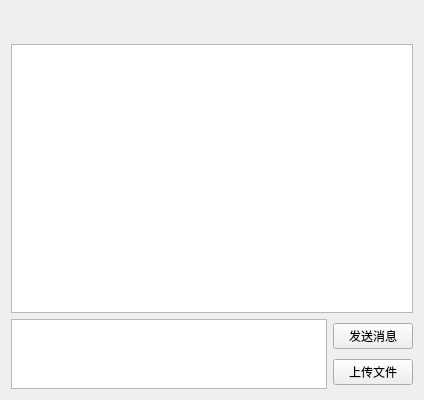
<?xml version="1.0" encoding="UTF-8"?>
<ui version="4.0">
 <class>privatechatwidget</class>
 <widget class="QWidget" name="privatechatwidget">
  <property name="geometry">
   <rect>
    <x>0</x>
    <y>0</y>
    <width>424</width>
    <height>400</height>
   </rect>
  </property>
  <property name="windowTitle">
   <string>Form</string>
  </property>
  <layout class="QVBoxLayout" name="verticalLayout_2" stretch="1,10,1">
   <item>
    <widget class="QLabel" name="friendName">
     <property name="text">
      <string/>
     </property>
    </widget>
   </item>
   <item>
    <widget class="QListWidget" name="msgOutput_LW"/>
   </item>
   <item>
    <layout class="QHBoxLayout" name="horizontalLayout">
     <item>
      <widget class="QPlainTextEdit" name="msginput_PTE"/>
     </item>
     <item>
      <layout class="QVBoxLayout" name="verticalLayout">
       <item>
        <widget class="QPushButton" name="send_PB">
         <property name="text">
          <string>发送消息</string>
         </property>
        </widget>
       </item>
       <item>
        <widget class="QPushButton" name="uploadFile_PB">
         <property name="text">
          <string>上传文件</string>
         </property>
        </widget>
       </item>
      </layout>
     </item>
    </layout>
   </item>
  </layout>
 </widget>
 <resources/>
 <connections/>
</ui>
